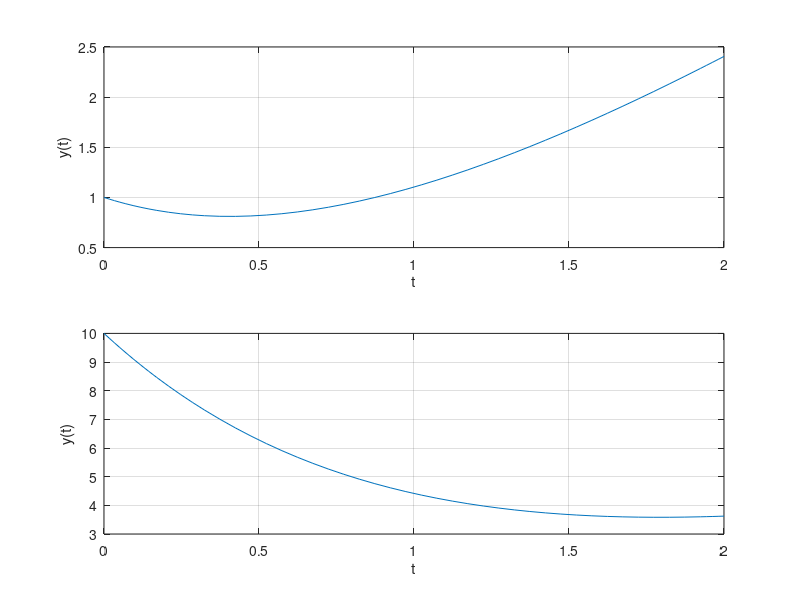

This chart was generated by the following MATLAB code:
%%%%%%%%%%%%%%%%%%%%%%%%%%%%%%%%%%%%%%%%%%%%%%%%%%%%%%%%%%%%%%%%%%%%%%%%%%
%%%%%%%%%%%%%%%%%%%%%%%%%%%%%%%%%%%%%%%%%%%%%%%%%%%%%%%%%%%%%%%%%%%%%%%%%%
%%%SOLVING FIRST ORDER DIFFERENTIAL EQUATION NUMERICALLY%
%defining the function%
f = @(t,y) -y + 2 * t;
%defining the time span and initial condition%
tfinal = 2;
y0 = 1;
%solving the equation numerically%
[t,y] = ode45(f, [0 tfinal], y0);
%plotting%
subplot(2,1,1);
plot(t,y);
xlabel("t");
ylabel("y(t)");
grid on;
%changing the initial condition and plotting
subplot(2,1,2);
tfinal = 2;
y0 = 10;
[t,y] = ode45(f, [0 tfinal], y0);
plot(t,y);
xlabel("t");
ylabel("y(t)");
grid on;
%%%%%%%%%%%%%%%%%%%%%%%%%%%%%%%%%%%%%%%%%%%%%%%%%%%%%%%%%%%%%%%%%%%%%%%%%%
%%%%%%%%%%%%%%%%%%%%%%%%%%%%%%%%%%%%%%%%%%%%%%%%%%%%%%%%%%%%%%%%%%%%%%%%%%

